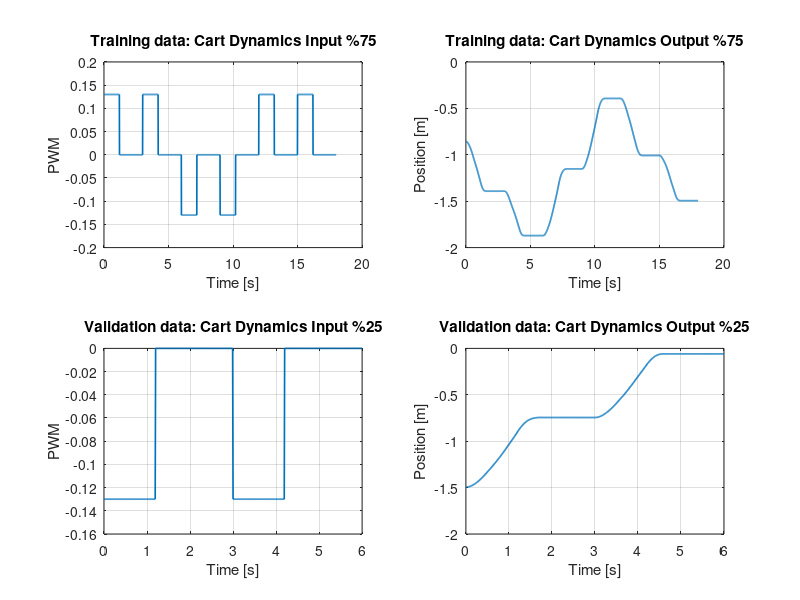

Source code (MATLAB): (Note: this script raises an error after producing the figure.)
%% Identification Stage 2 - Cart Dynamics Identification
clear; clc; close all;

% Load data
load('fixedPendulumTrainingData.mat');

t_all   = expData.time(:);
pos_all = expData.output.position(:);
u_all   = expData.input.u(:);
Ts      = expData.sampleTime;

% Split data: 75% training, 25% validation
N = length(t_all);
N_train = floor(0.75*N);

idx_train = 1:N_train;
idx_val   = N_train+1:N;

t_train   = t_all(idx_train);
pos_train = pos_all(idx_train);
u_train   = u_all(idx_train);

t_val   = t_all(idx_val);
pos_val = pos_all(idx_val);
u_val   = u_all(idx_val);

% reset time vectors
t_train = t_train - t_train(1);
t_val   = t_val   - t_val(1);

% iddata objects
data_train = iddata(pos_train, u_train, Ts);
data_train.OutputName = {'Cart position'};
data_train.InputName  = {'PWM input'};
data_train.OutputUnit = {'m'};
data_train.TimeUnit   = 'seconds';

data_val = iddata(pos_val, u_val, Ts);
data_val.OutputName = {'Cart position'};
data_val.InputName  = {'PWM input'};
data_val.OutputUnit = {'m'};
data_val.TimeUnit   = 'seconds';

% Ploting training data and validation data
figure;

subplot(2,2,1)
plot(t_train,u_train,'LineWidth',1.2)
grid on
xlabel('Time [s]')
ylabel('PWM')
title('Training data: Cart Dynamics Input %75')

subplot(2,2,2)
plot(t_train,pos_train,'LineWidth',1.2)
grid on
xlabel('Time [s]')
ylabel('Position [m]')
title('Training data: Cart Dynamics Output %75')

subplot(2,2,3)
plot(t_val,u_val,'LineWidth',1.2)
grid on
xlabel('Time [s]')
ylabel('PWM')
title('Validation data: Cart Dynamics Input %25')

subplot(2,2,4)
plot(t_val,pos_val,'LineWidth',1.2)
grid on
xlabel('Time [s]')
ylabel('Position [m]')
title('Validation data: Cart Dynamics Output %25')

% Parameters and Initials
m  = 0.872;
p1 = 9.4;
p2 = -0.548;
fc = 0.5;
fs = 1.203;

K1_0 = -p1/m;
K2_0 = (fc - p2)/m;
Kc_0 = fs/m;
d_0  = 0;

Parameters = {K1_0; K2_0; Kc_0; d_0};

% Initial states
pos0 = pos_train(1);

% for smooth derivatives
pos_s = smoothdata(pos_train,'sgolay',21);
vel_s = gradient(pos_s,Ts);
vel0 = vel_s(1);
x0 = [pos0; vel0];

% Grey-box model
Order = [1 1 2];
sys0 = idnlgrey('fixed_pendulum_model', Order, Parameters, x0, 0);

sys0.Parameters(1).Name = 'K1';
sys0.Parameters(2).Name = 'K2';
sys0.Parameters(3).Name = 'Kc';
sys0.Parameters(4).Name = 'd';

% Parameters bounds
sys0.Parameters(1).Minimum = -100;
sys0.Parameters(1).Maximum = 100;

sys0.Parameters(2).Minimum = 0;
sys0.Parameters(2).Maximum = 20;

sys0.Parameters(3).Minimum = 0;
sys0.Parameters(3).Maximum = 20;

sys0.Parameters(4).Minimum = -10;
sys0.Parameters(4).Maximum = 10;

% Setting initials for ID
sys0.InitialStates(1).Name = 'position';
sys0.InitialStates(2).Name = 'velocity';
sys0.InitialStates(1).Fixed = false;
sys0.InitialStates(2).Fixed = false;

% ID Options
opt = nlgreyestOptions;
opt.Display = 'on';
opt.SearchMethod = 'auto';

% Identification
sys_cart_est = nlgreyest(data_train, sys0, opt);

% Results
K1_hat = sys_cart_est.Parameters(1).Value;
K2_hat = sys_cart_est.Parameters(2).Value;
Kc_hat = sys_cart_est.Parameters(3).Value;
d_hat  = sys_cart_est.Parameters(4).Value;

fprintf('\nEstimated parameters:\n');
fprintf('K1_hat = %.6f\n', K1_hat);
fprintf('K2_hat = %.6f\n', K2_hat);
fprintf('Kc_hat = %.6f\n', Kc_hat);
fprintf('d_hat  = %.6f\n', d_hat);

% Converted full-model cart-side parameters
l = 0.011;
a2_0 = 1/l;

k1_hat = a2_0*K1_hat;
k2_hat = a2_0*K2_hat;
ks_hat = a2_0*Kc_hat;
kd_hat = a2_0*d_hat;

fprintf('\nConverted full-model parameters:\n');
fprintf('k1_hat = %.6f\n', k1_hat);
fprintf('k2_hat = %.6f\n', k2_hat);
fprintf('ks_hat = %.6f\n', ks_hat);
fprintf('kd_hat = %.6f\n', kd_hat);

% Identification Results
compareOpt = compareOptions;
compareOpt.InitialCondition = 'estimate';
figure;
compare(data_train, sys_cart_est, compareOpt);
title('Training fit: Cart Dynamics');

% Identification - Model Validation
figure;
compare(data_val, sys_cart_est, compareOpt);
title('Validation fit: Cart Dynamics');
